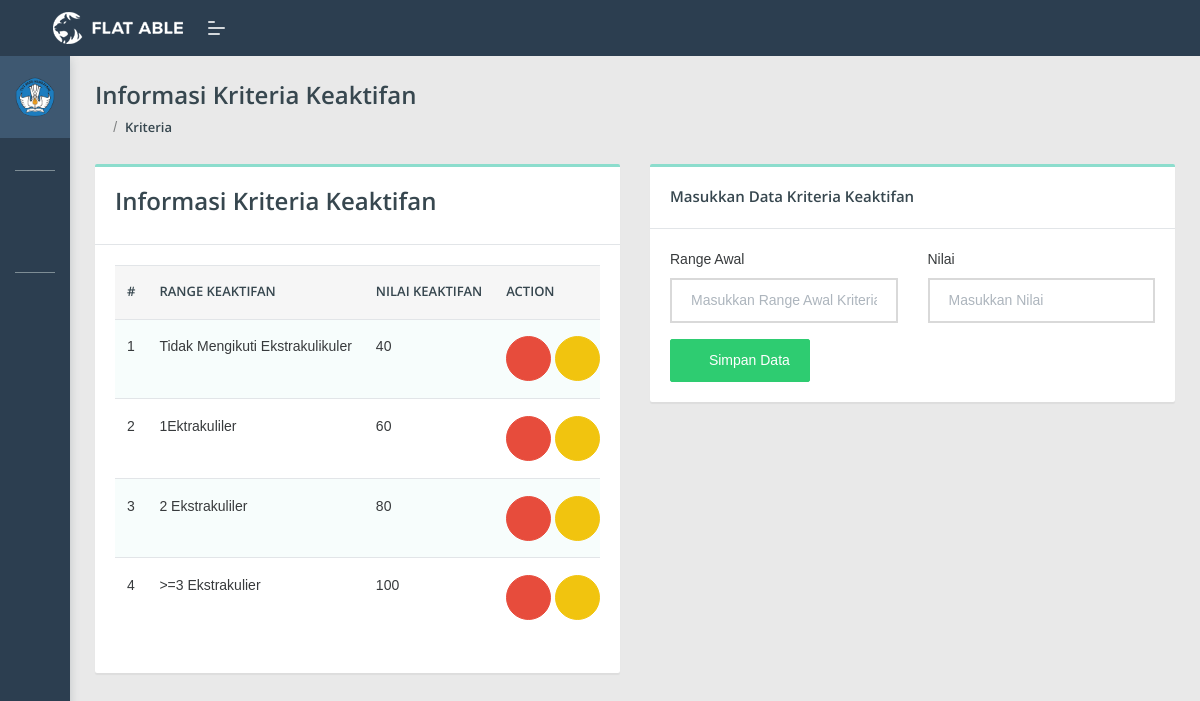
The app's page /Admin/cKriteria/keaktifan (signed in) with its own data.
### tables this page shows
CREATE TABLE `kriteria_keaktifan` (
  `id_keaktifan` int(11) NOT NULL,
  `range_keaktifan` varchar(35) NOT NULL,
  `nilai_keaktifan` varchar(20) NOT NULL
);

### application/controllers/Admin/cKriteria.php (called while the page is built, shortened)
<?php
class cKriteria extends CI_Controller
{
	public function __construct()
	{
		$this->load->model('mKriteria');
	}
	public function keaktifan()
	{
		$this->form_validation->set_rules('range', 'Range Awal', 'required');
		$this->form_validation->set_rules('nilai', 'Nilai', 'required');
		if ($this->form_validation->run() == FALSE) {
			$data = array(
				'keaktifan' => $this->mKriteria->selectKeaktifan()
			);
			$this->load->view('Admin/Layouts/head');
			$this->load->view('Admin/Layouts/header');
			$this->load->view('Admin/Kriteria/vKriteriaKeaktifan', $data);
			$this->load->view('Admin/Layouts/footer');
		}
	}
}

### index.php (called while the page is built, shortened)
<?php
require_once BASEPATH.'core/CodeIgniter.php';

### application/models/mKriteria.php (called while the page is built, shortened)
<?php
class mKriteria extends CI_Model
{
	public function selectKeaktifan()
	{
		$this->db->select('*');
		$this->db->from('kriteria_keaktifan');
		return $this->db->get()->result();
	}
}

### application/views/Admin/Kriteria/vKriteriaKeaktifan.php (the view, shortened to what this page needs)
<section class="pcoded-main-container">
	<div class="pcoded-content">
		<div class="page-header">
			<div class="page-block">
				<div class="row align-items-center">
					<div class="col-md-12">
						<div class="page-header-title">
							<h4 class="m-b-10"> Informasi Kriteria Keaktifan</h4>
						</div>
						<ul class="breadcrumb">
							<li class="breadcrumb-item"><a href="<?= base_url('Admin/cDashboardAdmin') ?>"><i class="feather icon-home"></i></a></li>
							<li class="breadcrumb-item"><a href="#">Kriteria</a></li>
						</ul>
					</div>
				</div>
			</div>
		</div>
		<div class="row">
			<div class="col-xl-6">
				<div class="card">
					<div class="card-header">
						<h4>Informasi Kriteria Keaktifan</h4>
					</div>
					<div class="card-body table-border-style">
						<div class="table-responsive">
							<table class="table table-striped">
								<thead>
									<tr>
										<th>#</th>
										<th>Range Keaktifan</th>
										<th>Nilai Keaktifan</th>
										<th>Action</th>
									</tr>
								</thead>
								<tbody>
									<?php
									$no = 1;
									foreach ($keaktifan as $key => $value) {
									?>
										<tr>
											<td><?= $no++ ?></td>
											<td><?= $value->range_keaktifan ?></td>
											<td><?= $value->nilai_keaktifan ?></td>
											<td><a href="<?= base_url('Admin/cKriteria/deleteKeaktifan/' . $value->id_keaktifan) ?>" type="button" class="btn  btn-icon btn-danger"><i class="feather icon-trash"></i></a>
												<button type="button" class="btn  btn-icon btn-warning" data-toggle="modal" data-target="#edituser<?= $value->id_keaktifan ?>"><i class="feather icon-edit"></i></button>
											</td>
										</tr>
									<?php
									}
									?>
								</tbody>
							</table>
						</div>
					</div>
				</div>
			</div>
			<div class="col-sm-6">
				<div class="card">
					<div class="card-header">
						<h5>Masukkan Data Kriteria Keaktifan</h5>
					</div>
					<div class="card-body">
						<form action="<?= base_url('Admin/cKriteria/keaktifan') ?>" method="POST">
							<div class="row">
								<div class="col-sm-6">
									<div class="form-group">
										<label class="floating-label" for="Email">Range Awal</label>
										<input type="text" name="range" class="form-control" id="Email" aria-describedby="emailHelp" placeholder="Masukkan Range Awal Kriteria Raport">
									</div>
								</div>
								<div class=" col-sm-6">
									<div class="form-group">
										<label class="floating-label" for="Text">Nilai</label>
										<input type="text" name="nilai" class="form-control" id="Text" placeholder="Masukkan Nilai">
									</div>
								</div>
							</div>
							<button type="submit" class="btn btn-success"><i class="feather mr-2 icon-check-circle"></i>Simpan Data</button>
						</form>
					</div>
				</div>
			</div>
		</div>
	</div>
</section>

### records on screen
kriteria_keaktifan: range_keaktifan "Tidak Mengikuti Ekstrakulikuler", nilai_keaktifan "40"
kriteria_keaktifan: range_keaktifan "1Ektrakuliler", nilai_keaktifan "60"
kriteria_keaktifan: range_keaktifan "2 Ekstrakuliler", nilai_keaktifan "80"
kriteria_keaktifan: range_keaktifan ">=3 Ekstrakulier", nilai_keaktifan "100"
